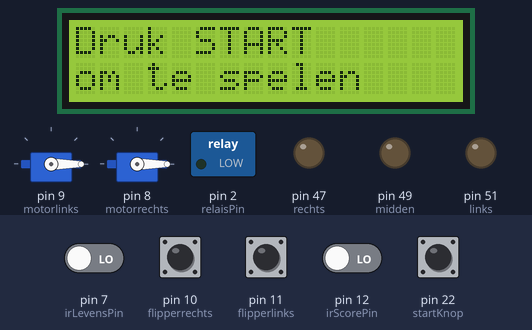
A sketch run on a simulated Arduino Mega 2560, built with avr-gcc and run on an emulated ATmega2560. On the bench: 2 × servo, 16×2 character LCD, switched loads named in the sketch (green lamp = pin HIGH), output pins drawn as LEDs (lit = HIGH). Dashed ring = blinking. The test bench sets the inputs (shaded band); at power-on: pin 10 (flipperrechts), pin 11 (flipperlinks), pin 22 (startKnop) HIGH, pin 7 (irLevensPin), pin 12 (irScorePin) LOW.

Above: at 1.2 s.
1.3 s: pin 22 (startKnop) pulled LOW for 0.15 s
At 3.0 s:
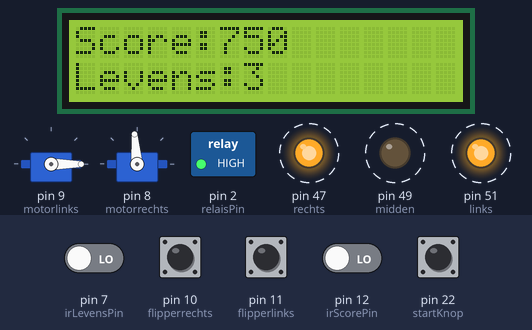
4.4 s: pin 10 (flipperrechts) pulled LOW for 0.15 s
At 4.47 s:
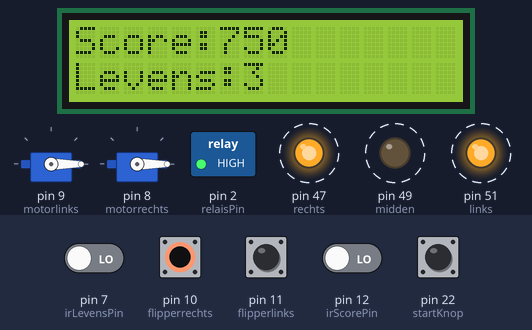
6.0 s: pin 11 (flipperlinks) pulled LOW for 0.15 s
At 6.07 s:
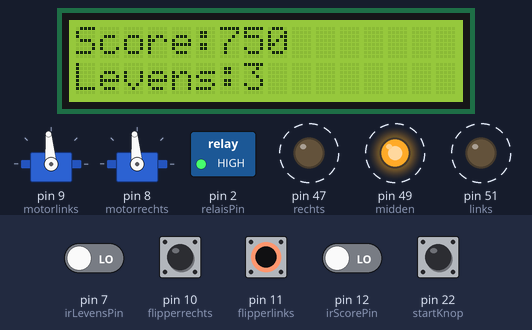
7.6 s: pin 10 (flipperrechts) pulled LOW for 1 s
At 9.6 s:
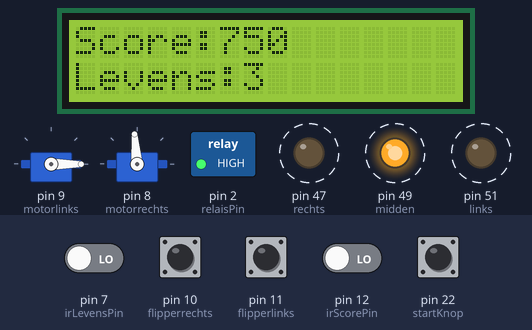
10.1 s: pin 11 (flipperlinks) pulled LOW for 1 s
At 10.9 s:
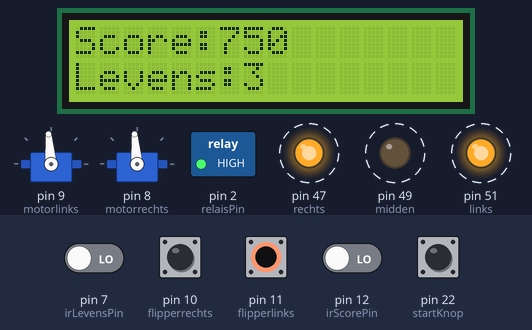
12.6 s: pin 10 (flipperrechts) driven LOW and pin 11 (flipperlinks) driven LOW
At 14.6 s:
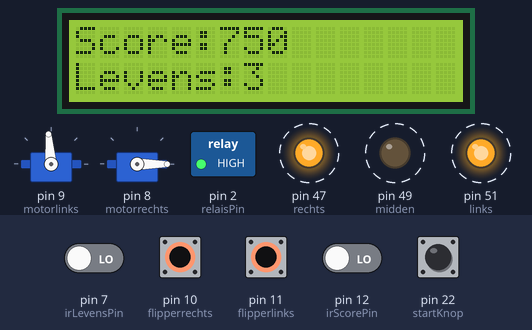
Timing chart, 0 to 16.6 s (numbered marks = the images above; inputs shaded):
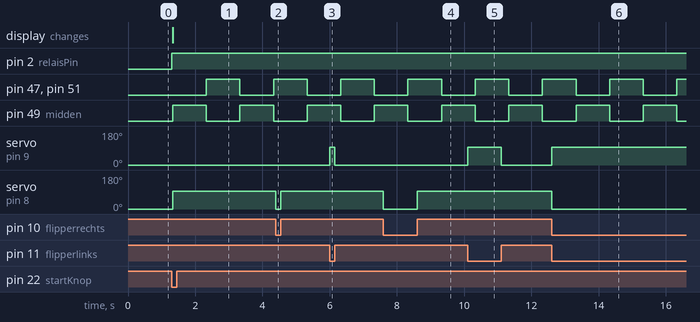

Measured:
- after the input at 1.3 s, pin 2 (relaisPin): LOW → HIGH at once; pin 47 (rechts), pin 51 (links): LOW → HIGH after 1.0 s, → LOW 1.0 s later, → HIGH 1.0 s later; pin 49 (midden): alternates HIGH for 1.0 s and LOW for 1.0 s, starting at once; servo on pin 8 (motorrechts): 0° → 95° at once; the display: first changes at once (image 1 shows a later state)
- after the input at 4.4 s, servo on pin 8 (motorrechts): 95° → 0° at once, → 95° 0.15 s later
- after the input at 6.0 s, servo on pin 9 (motorlinks): 0° → 95° at once, → 0° 0.15 s later
- after the input at 7.6 s, servo on pin 8 (motorrechts): 95° → 0° at once, → 95° 1.0 s later
- after the input at 10.1 s, servo on pin 9 (motorlinks): 0° → 95° at once, → 0° 1.0 s later
- after the input at 12.6 s, servo on pin 9 (motorlinks): 0° → 95° at once; servo on pin 8 (motorrechts): 95° → 0° at once

The sketch:

flipperkastopdracht.ino
```cpp
#include <Servo.h>
#include <Wire.h>
#include <LiquidCrystal_I2C.h>

// Waardes
int levens = 3;
long score = 0;

// LCD
LiquidCrystal_I2C lcd(0x27, 16, 2);

// Startknop
const int startKnop = 22;
bool spelGestart = false;

// Relais voor DC-motor
const int relaisPin = 2;

// Cooldowns
int lastScoreStatus = HIGH;
int lastLevensStatus = HIGH;

unsigned long lastScoreTime = 0;
unsigned long lastLevensTime = 0;

const unsigned long scoreCooldown = 500;
const unsigned long levensCooldown = 15000;

// Servo's
Servo motorlinks;
Servo motorrechts;

const int flipperlinks = 11;
const int flipperrechts = 10;

// IR-sensoren
const int irScorePin = 12;
const int irLevensPin = 7;

// LEDs
const int links = 51;
const int midden = 49;
const int rechts = 47;

unsigned long lastLedTime = 0;
bool ledStand = false;

void setup() {

  // Flippers
  pinMode(flipperlinks, INPUT_PULLUP);
  pinMode(flipperrechts, INPUT_PULLUP);

  motorlinks.attach(9);
  motorrechts.attach(8);

  motorlinks.write(0);
  motorrechts.write(0);

  // Startknop
  pinMode(startKnop, INPUT_PULLUP);

  // Relais
  pinMode(relaisPin, OUTPUT);
  digitalWrite(relaisPin, LOW);

  // IR-sensoren
  pinMode(irScorePin, INPUT);
  pinMode(irLevensPin, INPUT);

  // LEDs
  pinMode(links, OUTPUT);
  pinMode(midden, OUTPUT);
  pinMode(rechts, OUTPUT);

  // LCD
  lcd.init();
  lcd.backlight();

  lcd.setCursor(0, 0);
  lcd.print("Druk START");
  lcd.setCursor(0, 1);
  lcd.print("om te spelen");
}

void fliplinks() {
  if (digitalRead(flipperlinks) == LOW) {
    motorlinks.write(95);
  } else {
    motorlinks.write(0);
  }
}

void fliprechts() {
  if (digitalRead(flipperrechts) == LOW) {
    motorrechts.write(0);
  } else {
    motorrechts.write(95);
  }
}

void toonScore() {
  lcd.setCursor(0, 0);
  lcd.print("Score:");
  lcd.print(score);
  lcd.print("     ");
}

void toonLevens() {
  lcd.setCursor(0, 1);
  lcd.print("Levens:");
  lcd.print(levens);
  lcd.print("     ");
}

void ledverlichting() {

  unsigned long knipperSnelheid;

  if (levens == 3) {
    knipperSnelheid = 1000;
  }
  else if (levens == 2) {
    knipperSnelheid = 500;
  }
  else {
    knipperSnelheid = 150;
  }

  if (millis() - lastLedTime >= knipperSnelheid) {

    lastLedTime = millis();
    ledStand = !ledStand;

    if (ledStand) {
      digitalWrite(links, LOW);
      digitalWrite(rechts, LOW);
      digitalWrite(midden, HIGH);
    }
    else {
      digitalWrite(links, HIGH);
      digitalWrite(rechts, HIGH);
      digitalWrite(midden, LOW);
    }
  }
}

void gameOver() {

  digitalWrite(relaisPin, LOW);

  lcd.clear();

  lcd.setCursor(0, 0);
  lcd.print("GAME OVER!");

  lcd.setCursor(0, 1);
  lcd.print("Score:");
  lcd.print(score);

  while (true) {
  }
}

void loop() {

  // Wachten op start
  if (!spelGestart) {

    if (digitalRead(startKnop) == LOW) {

      spelGestart = true;
      score = 0;
      levens = 3;

      digitalWrite(relaisPin, HIGH);

      lcd.clear();
      toonScore();
      toonLevens();
    }

    return;
  }

  // Flippers
  fliplinks();
  fliprechts();

  // LED effecten
  ledverlichting();

  // Score-sensor
  int scoreStatus = digitalRead(irScorePin);

  if (lastScoreStatus == HIGH && scoreStatus == LOW) {

    if (millis() - lastScoreTime >= scoreCooldown) {

      score += 750;

      toonScore();

      lastScoreTime = millis();
    }
  }

  lastScoreStatus = scoreStatus;

  // Levens-sensor
  int levensStatus = digitalRead(irLevensPin);

  if (lastLevensStatus == HIGH && levensStatus == LOW) {

    if (millis() - lastLevensTime >= levensCooldown) {

      levens--;

      toonLevens();

      lastLevensTime = millis();

      if (levens <= 0) {
        gameOver();
      }
    }
  }

  lastLevensStatus = levensStatus;
}
```
